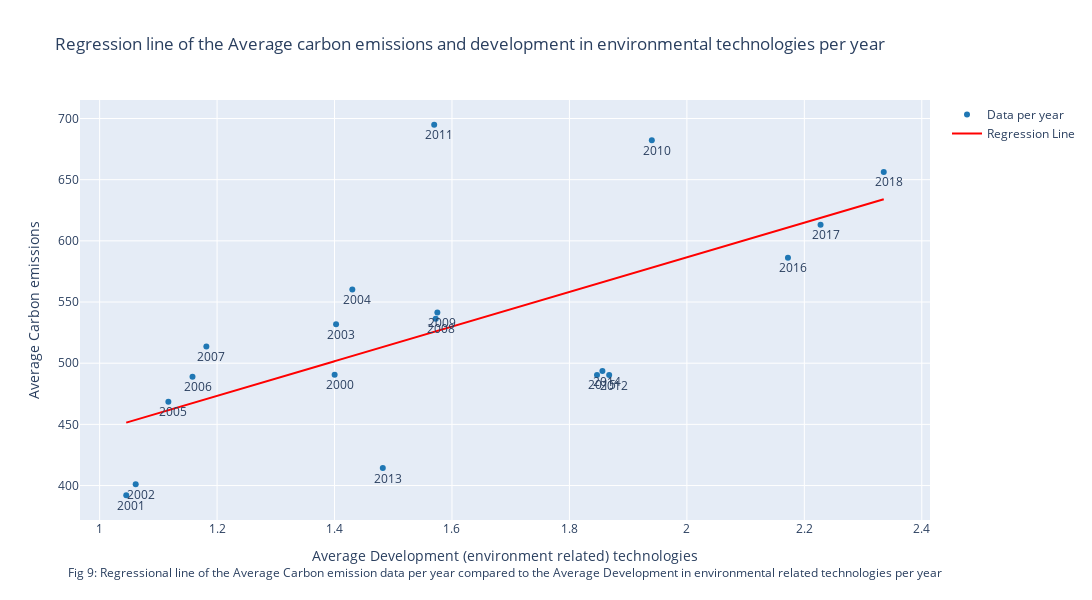

The notebook cell this image was saved under:
### Code cell
import plotly.graph_objects as go
import statsmodels.api as sm

df_green = pd.read_csv('datasets/iso_green.csv')

def filter_outliers(data, threshold=2):
    z_scores = np.abs((data - np.mean(data)) / np.std(data))
    filtered_data = data[z_scores < threshold]
    return filtered_data

filtered_technologies = filter_outliers(df_green['Development of environment-related technologies, % inventions worldwide'])
filtered_emissions = filter_outliers(df_green['Demand-based CO2 emissions'])
filtered_years = df_green.loc[filtered_technologies.index, 'Year']

filtered_df = pd.DataFrame({'Year': filtered_years, 'Technologies': filtered_technologies, 'Emissions': filtered_emissions})

filtered_df = filtered_df.dropna()

avg_technologies = filtered_df.groupby('Year')['Technologies'].mean().values
avg_emissions = filtered_df.groupby('Year')['Emissions'].mean().values
filtered_years = filtered_df['Year'].unique()

averages_df = pd.DataFrame({'Year': filtered_years, 'Avg Technologies': avg_technologies, 'Avg Emissions': avg_emissions})

X = sm.add_constant(avg_technologies)  
model = sm.OLS(avg_emissions, X)
results = model.fit()
reg_line = results.predict(X)

fig3dreg = go.Figure()

for year, tech, emiss in zip(filtered_years, avg_technologies, avg_emissions):
    fig3dreg.add_annotation(
        x=tech,
        y=emiss,
        text=str(int(year)),  
        showarrow=False,
        font=dict(size=12),
        xshift=5,
        yshift=-10
    )

fig3dreg.add_trace(go.Scatter(
    x=avg_technologies,
    y=avg_emissions,
    mode='markers',
    marker=dict(color='rgb(31, 119, 180)'),
    name='Data per year'
))

fig3dreg.add_trace(go.Scatter(
    x=avg_technologies,
    y=reg_line,
    mode='lines',
    line=dict(color='red'),
    name='Regression Line'
))

fig3dreg.update_layout(
    xaxis_title='Average Development (environment related) technologies',
    yaxis_title='Average Carbon emissions',
    title='Regression line of the Average carbon emissions and development in environmental technologies per year',
    height=600, width=1200
)
fig3dreg.add_annotation(
    text='Fig 9: Regressional line of the Average Carbon emission data per year compared to the Average Development in environmental related technologies per year',
    xref="paper",
    yref="paper",
    x=0.5,
    y=-0.15,
    showarrow=False,
    font=dict(size=12)
)

%store fig3dreg
fig3dreg.show()

### Figure 1 — Plotly figure (JSON) as saved in the notebook; plotly's stock layout.template omitted (floating-point values rounded to 4 significant figures)
{"data": [{"marker": {"color": "rgb(31, 119, 180)"}, "mode": "markers", "name": "Data per year", "type": "scatter", "x": [1.4, 1.045, 1.061, 1.403, 1.43, 1.117, 1.158, 1.182, 1.572, 1.575, 1.94, 1.57, 1.868, 1.482, 1.856, 1.847, 2.172, 2.228, 2.335], "y": [490.6, 392.1, 401.1, 531.8, 560.2, 468.5, 488.8, 513.6, 536.3, 541.5, 682.3, 694.9, 490.3, 414.2, 493.6, 490.4, 586.2, 613.1, 656.4]}, {"line": {"color": "red"}, "mode": "lines", "name": "Regression Line", "type": "scatter", "x": [1.4, 1.045, 1.061, 1.403, 1.43, 1.117, 1.158, 1.182, 1.572, 1.575, 1.94, 1.57, 1.868, 1.482, 1.856, 1.847, 2.172, 2.228, 2.335], "y": [501.6, 451.4, 453.7, 502.0, 505.9, 461.6, 467.4, 470.7, 526.0, 526.4, 578.1, 525.6, 567.8, 513.2, 566.2, 564.9, 610.9, 618.7, 634.0]}], "layout": {"annotations": [{"font": {"size": 12}, "showarrow": false, "text": "2000", "x": 1.4, "xshift": 5, "y": 490.6, "yshift": -10}, {"font": {"size": 12}, "showarrow": false, "text": "2001", "x": 1.045, "xshift": 5, "y": 392.1, "yshift": -10}, {"font": {"size": 12}, "showarrow": false, "text": "2002", "x": 1.061, "xshift": 5, "y": 401.1, "yshift": -10}, {"font": {"size": 12}, "showarrow": false, "text": "2003", "x": 1.403, "xshift": 5, "y": 531.8, "yshift": -10}, {"font": {"size": 12}, "showarrow": false, "text": "2004", "x": 1.43, "xshift": 5, "y": 560.2, "yshift": -10}, {"font": {"size": 12}, "showarrow": false, "text": "2005", "x": 1.117, "xshift": 5, "y": 468.5, "yshift": -10}, {"font": {"size": 12}, "showarrow": false, "text": "2006", "x": 1.158, "xshift": 5, "y": 488.8, "yshift": -10}, {"font": {"size": 12}, "showarrow": false, "text": "2007", "x": 1.182, "xshift": 5, "y": 513.6, "yshift": -10}, {"font": {"size": 12}, "showarrow": false, "text": "2008", "x": 1.572, "xshift": 5, "y": 536.3, "yshift": -10}, {"font": {"size": 12}, "showarrow": false, "text": "2009", "x": 1.575, "xshift": 5, "y": 541.5, "yshift": -10}, {"font": {"size": 12}, "showarrow": false, "text": "2010", "x": 1.94, "xshift": 5, "y": 682.3, "yshift": -10}, {"font": {"size": 12}, "showarrow": false, "text": "2011", "x": 1.57, "xshift": 5, "y": 694.9, "yshift": -10}, {"font": {"size": 12}, "showarrow": false, "text": "2012", "x": 1.868, "xshift": 5, "y": 490.3, "yshift": -10}, {"font": {"size": 12}, "showarrow": false, "text": "2013", "x": 1.482, "xshift": 5, "y": 414.2, "yshift": -10}, {"font": {"size": 12}, "showarrow": false, "text": "2014", "x": 1.856, "xshift": 5, "y": 493.6, "yshift": -10}, {"font": {"size": 12}, "showarrow": false, "text": "2015", "x": 1.847, "xshift": 5, "y": 490.4, "yshift": -10}, {"font": {"size": 12}, "showarrow": false, "text": "2016", "x": 2.172, "xshift": 5, "y": 586.2, "yshift": -10}, {"font": {"size": 12}, "showarrow": false, "text": "2017", "x": 2.228, "xshift": 5, "y": 613.1, "yshift": -10}, {"font": {"size": 12}, "showarrow": false, "text": "2018", "x": 2.335, "xshift": 5, "y": 656.4, "yshift": -10}, {"font": {"size": 12}, "showarrow": false, "text": "Fig 9: Regressional line of the Average Carbon emission data per year compared to the Average Development in environmental related technologies per year", "x": 0.5, "xref": "paper", "y": -0.15, "yref": "paper"}], "height": 600, "title": {"text": "Regression line of the Average carbon emissions and development in environmental technologies per year"}, "width": 1200, "xaxis": {"title": {"text": "Average Development (environment related) technologies"}}, "yaxis": {"title": {"text": "Average Carbon emissions"}}}}
